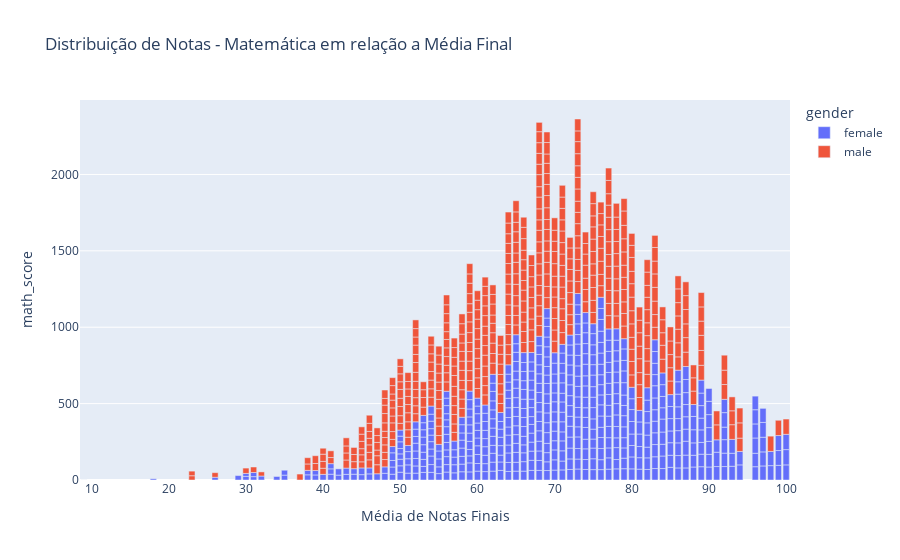

Notebook code for this chart:
### Markdown cell above
#### Média de Pontuação Final por Gênero e Grupo Étnico
Em uma analise inicial, é possível perceber que de uma maneira global para todas as etinias o genero feminino possui destaque em relação ao genero masculino.

| gender | race_ethnicity | final_score_avg |
|--------|----------------|-----------------|
| female | group A        | 65.083333       |
| female | group B        | 67.548077       |
| female | group C        | 68.588889       |
| female | group D        | 71.441860       |
| female | group E        | 74.014493       |
| male   | group A        | 61.509434       |
| male   | group B        | 62.988372       |
| male   | group C        | 65.223022       |
| male   | group D        | 66.984962       |
| male   | group E        | 71.450704       |

### Code cell
# Create a plot scatter with the score distribution
fig = px.bar(df, x='final_score_avg', y='math_score', color='gender', title='Distribuição de Notas - Matemática em relação a Média Final', labels={'final_score_avg': 'Média de Notas Finais', 'reading_score': 'Nota de Leitura'})

fig.show()

### Figure 1 — Plotly figure (JSON) as saved in the notebook; plotly's stock layout.template omitted (floating-point values rounded to 4 significant figures; data arrays with more than 128 entries replaced by an {"elided": "..."} marker saying what was removed)
{"data": [{"alignmentgroup": "True", "hovertemplate": "gender=female<br>Média de Notas Finais=%{x}<br>math_score=%{y}<extra></extra>", "legendgroup": "female", "marker": {"color": "#636efa", "pattern": {"shape": ""}}, "name": "female", "offsetgroup": "female", "orientation": "v", "showlegend": true, "textposition": "auto", "type": "bar", "x": {"elided": "518 int values"}, "xaxis": "x", "y": {"elided": "518 int values"}, "yaxis": "y"}, {"alignmentgroup": "True", "hovertemplate": "gender=male<br>Média de Notas Finais=%{x}<br>math_score=%{y}<extra></extra>", "legendgroup": "male", "marker": {"color": "#EF553B", "pattern": {"shape": ""}}, "name": "male", "offsetgroup": "male", "orientation": "v", "showlegend": true, "textposition": "auto", "type": "bar", "x": {"elided": "482 int values"}, "xaxis": "x", "y": {"elided": "482 int values"}, "yaxis": "y"}], "layout": {"barmode": "relative", "legend": {"title": {"text": "gender"}, "tracegroupgap": 0}, "title": {"text": "Distribuição de Notas - Matemática em relação a Média Final"}, "xaxis": {"anchor": "y", "domain": [0, 1], "title": {"text": "Média de Notas Finais"}}, "yaxis": {"anchor": "x", "domain": [0, 1], "title": {"text": "math_score"}}}}
